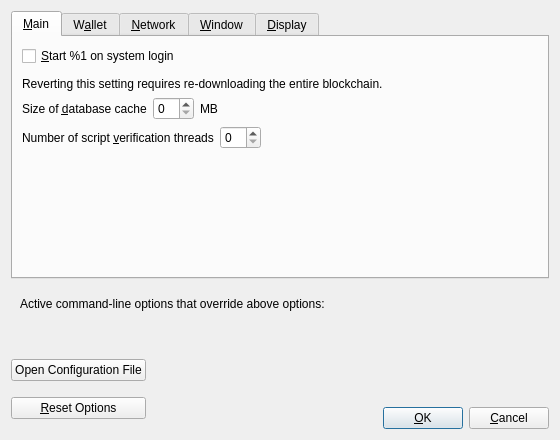
<?xml version="1.0" encoding="UTF-8"?>
<ui version="4.0">
 <class>OptionsDialog</class>
 <widget class="QDialog" name="OptionsDialog">
  <property name="geometry">
   <rect>
    <x>0</x>
    <y>0</y>
    <width>560</width>
    <height>440</height>
   </rect>
  </property>
  <property name="windowTitle">
   <string>Options</string>
  </property>
  <property name="modal">
   <bool>true</bool>
  </property>
  <layout class="QVBoxLayout" name="verticalLayout">
   <item>
    <widget class="QTabWidget" name="tabWidget">
     <property name="currentIndex">
      <number>0</number>
     </property>
     <widget class="QWidget" name="tabMain">
      <attribute name="title">
       <string>&amp;Main</string>
      </attribute>
      <layout class="QVBoxLayout" name="verticalLayout_Main">
       <item>
        <widget class="QCheckBox" name="pocketcoinAtStartup">
         <property name="toolTip">
          <string>Automatically start %1 after logging in to the system.</string>
         </property>
         <property name="text">
          <string>&amp;Start %1 on system login</string>
         </property>
        </widget>
       </item>

       <item>
        <spacer name="horizontalSpacer_0_Main">
         <property name="orientation">
          <enum>Qt::Horizontal</enum>
         </property>
         <property name="sizeHint" stdset="0">
          <size>
           <width>40</width>
           <height>5</height>
          </size>
         </property>
        </spacer>
       </item>

       <!--
       <item>
       <layout class="QHBoxLayout" name="horizontalLayout_Main_Prune">
        <item>
         <widget class="QCheckBox" name="prune">
          <property name="toolTip">
           <string>Disables some advanced features but all blocks will still be fully validated. Reverting this setting requires re-downloading the entire blockchain. Actual disk usage may be somewhat higher.</string>
          </property>
          <property name="text">
           <string>Prune &amp;block storage to</string>
          </property>
         </widget>
        </item>
        <item>
         <widget class="QSpinBox" name="pruneSize"/>
        </item>
         <item>
          <widget class="QLabel" name="pruneSizeUnitLabel">
           <property name="text">
            <string>GB</string>
           </property>
           <property name="textFormat">
            <enum>Qt::PlainText</enum>
           </property>
          </widget>
         </item>
         <item>
          <spacer name="horizontalSpacer_Main_Prune">
           <property name="orientation">
            <enum>Qt::Horizontal</enum>
           </property>
           <property name="sizeHint" stdset="0">
            <size>
             <width>40</width>
             <height>20</height>
            </size>
           </property>
          </spacer>
         </item>
        </layout>
       </item>
        -->

       <item>
        <widget class="QLabel" name="pruneWarning">
         <property name="text">
          <string>Reverting this setting requires re-downloading the entire blockchain.</string>
         </property>
         <property name="textFormat">
          <enum>Qt::PlainText</enum>
         </property>
        </widget>
       </item>
       <item>
        <layout class="QHBoxLayout" name="horizontalLayout_2_Main">
         <item>
          <widget class="QLabel" name="databaseCacheLabel">
           <property name="text">
            <string>Size of &amp;database cache</string>
           </property>
           <property name="textFormat">
            <enum>Qt::PlainText</enum>
           </property>
           <property name="buddy">
            <cstring>databaseCache</cstring>
           </property>
          </widget>
         </item>
         <item>
          <widget class="QSpinBox" name="databaseCache"/>
         </item>
         <item>
          <widget class="QLabel" name="databaseCacheUnitLabel">
           <property name="text">
            <string>MB</string>
           </property>
           <property name="textFormat">
            <enum>Qt::PlainText</enum>
           </property>
          </widget>
         </item>
         <item>
          <spacer name="horizontalSpacer_2_Main">
           <property name="orientation">
            <enum>Qt::Horizontal</enum>
           </property>
           <property name="sizeHint" stdset="0">
            <size>
             <width>40</width>
             <height>20</height>
            </size>
           </property>
          </spacer>
         </item>
        </layout>
       </item>
       <item>
        <layout class="QHBoxLayout" name="horizontalLayout_Main_VerifyLabel">
         <item>
          <widget class="QLabel" name="threadsScriptVerifLabel">
           <property name="text">
            <string>Number of script &amp;verification threads</string>
           </property>
           <property name="textFormat">
            <enum>Qt::PlainText</enum>
           </property>
           <property name="buddy">
            <cstring>threadsScriptVerif</cstring>
           </property>
          </widget>
         </item>
         <item>
          <widget class="QSpinBox" name="threadsScriptVerif">
           <property name="toolTip">
            <string>(0 = auto, &lt;0 = leave that many cores free)</string>
           </property>
          </widget>
         </item>
         <item>
          <spacer name="horizontalSpacer_Main_Threads">
           <property name="orientation">
            <enum>Qt::Horizontal</enum>
           </property>
           <property name="sizeHint" stdset="0">
            <size>
             <width>40</width>
             <height>20</height>
            </size>
           </property>
          </spacer>
         </item>
        </layout>
       </item>
       <item>
        <spacer name="verticalSpacer_Main">
         <property name="orientation">
          <enum>Qt::Vertical</enum>
         </property>
         <property name="sizeHint" stdset="0">
          <size>
           <width>20</width>
           <height>40</height>
          </size>
         </property>
        </spacer>
       </item>
      </layout>
     </widget>
     <widget class="QWidget" name="tabWallet">
      <attribute name="title">
       <string>W&amp;allet</string>
      </attribute>
      <layout class="QVBoxLayout" name="verticalLayout_Wallet">
       <item>
        <widget class="QGroupBox" name="groupBox">
         <property name="title">
          <string>Expert</string>
         </property>
         <layout class="QVBoxLayout" name="verticalLayout_2">
          <item>
           <widget class="QCheckBox" name="coinControlFeatures">
            <property name="toolTip">
             <string>Whether to show coin control features or not.</string>
            </property>
            <property name="text">
             <string>Enable coin &amp;control features</string>
            </property>
           </widget>
          </item>
          <item>
           <widget class="QCheckBox" name="spendZeroConfChange">
            <property name="toolTip">
             <string>If you disable the spending of unconfirmed change, the change from a transaction cannot be used until that transaction has at least one confirmation. This also affects how your balance is computed.</string>
            </property>
            <property name="text">
             <string>&amp;Spend unconfirmed change</string>
            </property>
           </widget>
          </item>
         </layout>
        </widget>
       </item>
       <item>
        <spacer name="verticalSpacer_Wallet">
         <property name="orientation">
          <enum>Qt::Vertical</enum>
         </property>
         <property name="sizeHint" stdset="0">
          <size>
           <width>20</width>
           <height>40</height>
          </size>
         </property>
        </spacer>
       </item>
      </layout>
     </widget>
     <widget class="QWidget" name="tabNetwork">
      <attribute name="title">
       <string>&amp;Network</string>
      </attribute>
      <layout class="QVBoxLayout" name="verticalLayout_Network">
       <item>
        <widget class="QCheckBox" name="mapPortUpnp">
         <property name="toolTip">
          <string>Automatically open the Pocketcoin client port on the router. This only works when your router supports UPnP and it is enabled.</string>
         </property>
         <property name="text">
          <string>Map port using &amp;UPnP</string>
         </property>
        </widget>
       </item>
       <item>
        <widget class="QCheckBox" name="allowIncoming">
         <property name="toolTip">
          <string>Accept connections from outside.</string>
         </property>
         <property name="text">
          <string>Allow incomin&amp;g connections</string>
         </property>
        </widget>
       </item>
       <item>
        <widget class="QCheckBox" name="connectSocks">
         <property name="toolTip">
          <string>Connect to the Pocketcoin network through a SOCKS5 proxy.</string>
         </property>
         <property name="text">
          <string>&amp;Connect through SOCKS5 proxy (default proxy):</string>
         </property>
        </widget>
       </item>
       <item>
        <layout class="QHBoxLayout" name="horizontalLayout_1_Network">
         <item>
          <widget class="QLabel" name="proxyIpLabel">
           <property name="text">
            <string>Proxy &amp;IP:</string>
           </property>
           <property name="textFormat">
            <enum>Qt::PlainText</enum>
           </property>
           <property name="buddy">
            <cstring>proxyIp</cstring>
           </property>
          </widget>
         </item>
         <item>
          <widget class="QValidatedLineEdit" name="proxyIp">
           <property name="minimumSize">
            <size>
             <width>140</width>
             <height>0</height>
            </size>
           </property>
           <property name="maximumSize">
            <size>
             <width>140</width>
             <height>16777215</height>
            </size>
           </property>
           <property name="toolTip">
            <string>IP address of the proxy (e.g. IPv4: 127.0.0.1 / IPv6: ::1)</string>
           </property>
          </widget>
         </item>
         <item>
          <widget class="QLabel" name="proxyPortLabel">
           <property name="text">
            <string>&amp;Port:</string>
           </property>
           <property name="textFormat">
            <enum>Qt::PlainText</enum>
           </property>
           <property name="buddy">
            <cstring>proxyPort</cstring>
           </property>
          </widget>
         </item>
         <item>
          <widget class="QLineEdit" name="proxyPort">
           <property name="minimumSize">
            <size>
             <width>55</width>
             <height>0</height>
            </size>
           </property>
           <property name="maximumSize">
            <size>
             <width>55</width>
             <height>16777215</height>
            </size>
           </property>
           <property name="toolTip">
            <string>Port of the proxy (e.g. 9050)</string>
           </property>
          </widget>
         </item>
         <item>
          <spacer name="horizontalSpacer_1_Network">
           <property name="orientation">
            <enum>Qt::Horizontal</enum>
           </property>
           <property name="sizeHint" stdset="0">
            <size>
             <width>40</width>
             <height>20</height>
            </size>
           </property>
          </spacer>
         </item>
        </layout>
       </item>
       <item>
        <layout class="QHBoxLayout" name="horizontalLayout_2_Network">
         <item>
          <widget class="QLabel" name="proxyActiveNets">
           <property name="text">
            <string>Used for reaching peers via:</string>
           </property>
           <property name="textFormat">
            <enum>Qt::PlainText</enum>
           </property>
          </widget>
         </item>
         <item>
          <widget class="QCheckBox" name="proxyReachIPv4">
           <property name="enabled">
            <bool>false</bool>
           </property>
           <property name="toolTip">
            <string>Shows if the supplied default SOCKS5 proxy is used to reach peers via this network type.</string>
           </property>
           <property name="text">
            <string/>
           </property>
          </widget>
         </item>
         <item>
          <widget class="QLabel" name="proxyReachIPv4Label">
           <property name="text">
            <string>IPv4</string>
           </property>
           <property name="textFormat">
            <enum>Qt::PlainText</enum>
           </property>
          </widget>
         </item>
         <item>
          <widget class="QCheckBox" name="proxyReachIPv6">
           <property name="enabled">
            <bool>false</bool>
           </property>
           <property name="toolTip">
            <string>Shows if the supplied default SOCKS5 proxy is used to reach peers via this network type.</string>
           </property>
           <property name="text">
            <string/>
           </property>
          </widget>
         </item>
         <item>
          <widget class="QLabel" name="proxyReachIPv6Label">
           <property name="text">
            <string>IPv6</string>
           </property>
           <property name="textFormat">
            <enum>Qt::PlainText</enum>
           </property>
          </widget>
         </item>
         <item>
          <widget class="QCheckBox" name="proxyReachTor">
           <property name="enabled">
            <bool>false</bool>
           </property>
           <property name="toolTip">
            <string>Shows if the supplied default SOCKS5 proxy is used to reach peers via this network type.</string>
           </property>
           <property name="text">
            <string/>
           </property>
          </widget>
         </item>
         <item>
          <widget class="QLabel" name="proxyReachTorLabel">
           <property name="text">
            <string>Tor</string>
           </property>
           <property name="textFormat">
            <enum>Qt::PlainText</enum>
           </property>
          </widget>
         </item>
         <item>
          <spacer name="horizontalSpacer_2_Network">
           <property name="orientation">
            <enum>Qt::Horizontal</enum>
           </property>
           <property name="sizeHint" stdset="0">
            <size>
             <width>40</width>
             <height>20</height>
            </size>
           </property>
          </spacer>
         </item>
        </layout>
       </item>
       <item>
        <widget class="QCheckBox" name="connectSocksTor">
         <property name="toolTip">
          <string>Connect to the Pocketcoin network through a separate SOCKS5 proxy for Tor hidden services.</string>
         </property>
         <property name="text">
          <string>Use separate SOCKS&amp;5 proxy to reach peers via Tor hidden services:</string>
         </property>
        </widget>
       </item>
       <item>
        <layout class="QHBoxLayout" name="horizontalLayout_3_Network">
         <item>
          <widget class="QLabel" name="proxyIpTorLabel">
           <property name="text">
            <string>Proxy &amp;IP:</string>
           </property>
           <property name="textFormat">
            <enum>Qt::PlainText</enum>
           </property>
           <property name="buddy">
            <cstring>proxyIpTor</cstring>
           </property>
          </widget>
         </item>
         <item>
          <widget class="QValidatedLineEdit" name="proxyIpTor">
           <property name="minimumSize">
            <size>
             <width>140</width>
             <height>0</height>
            </size>
           </property>
           <property name="maximumSize">
            <size>
             <width>140</width>
             <height>16777215</height>
            </size>
           </property>
           <property name="toolTip">
            <string>IP address of the proxy (e.g. IPv4: 127.0.0.1 / IPv6: ::1)</string>
           </property>
          </widget>
         </item>
         <item>
          <widget class="QLabel" name="proxyPortTorLabel">
           <property name="text">
            <string>&amp;Port:</string>
           </property>
           <property name="textFormat">
            <enum>Qt::PlainText</enum>
           </property>
           <property name="buddy">
            <cstring>proxyPortTor</cstring>
           </property>
          </widget>
         </item>
         <item>
          <widget class="QLineEdit" name="proxyPortTor">
           <property name="minimumSize">
            <size>
             <width>55</width>
             <height>0</height>
            </size>
           </property>
           <property name="maximumSize">
            <size>
             <width>55</width>
             <height>16777215</height>
            </size>
           </property>
           <property name="toolTip">
            <string>Port of the proxy (e.g. 9050)</string>
           </property>
          </widget>
         </item>
         <item>
          <spacer name="horizontalSpacer_4_Network">
           <property name="orientation">
            <enum>Qt::Horizontal</enum>
           </property>
           <property name="sizeHint" stdset="0">
            <size>
             <width>40</width>
             <height>20</height>
            </size>
           </property>
          </spacer>
         </item>
        </layout>
       </item>
       <item>
        <spacer name="verticalSpacer_Network">
         <property name="orientation">
          <enum>Qt::Vertical</enum>
         </property>
         <property name="sizeHint" stdset="0">
          <size>
           <width>20</width>
           <height>40</height>
          </size>
         </property>
        </spacer>
       </item>
      </layout>
     </widget>
     <widget class="QWidget" name="tabWindow">
      <attribute name="title">
       <string>&amp;Window</string>
      </attribute>
      <layout class="QVBoxLayout" name="verticalLayout_Window">
       <item>
        <widget class="QCheckBox" name="hideTrayIcon">
         <property name="toolTip">
          <string>Hide the icon from the system tray.</string>
         </property>
         <property name="text">
          <string>&amp;Hide tray icon</string>
         </property>
        </widget>
       </item>
       <item>
        <widget class="QCheckBox" name="minimizeToTray">
         <property name="toolTip">
          <string>Show only a tray icon after minimizing the window.</string>
         </property>
         <property name="text">
          <string>&amp;Minimize to the tray instead of the taskbar</string>
         </property>
        </widget>
       </item>
       <item>
        <widget class="QCheckBox" name="minimizeOnClose">
         <property name="toolTip">
          <string>Minimize instead of exit the application when the window is closed. When this option is enabled, the application will be closed only after selecting Exit in the menu.</string>
         </property>
         <property name="text">
          <string>M&amp;inimize on close</string>
         </property>
        </widget>
       </item>
       <item>
        <widget class="QCheckBox" name="disableNotifications">
         <property name="toolTip">
          <string>Disable notifications for outgoing and incoming transactions.</string>
         </property>
         <property name="text">
          <string>&amp;Disable notifications</string>
         </property>
        </widget>
       </item>
       <item>
        <spacer name="verticalSpacer_Window">
         <property name="orientation">
          <enum>Qt::Vertical</enum>
         </property>
         <property name="sizeHint" stdset="0">
          <size>
           <width>20</width>
           <height>40</height>
          </size>
         </property>
        </spacer>
       </item>
      </layout>
     </widget>
     <widget class="QWidget" name="tabDisplay">
      <attribute name="title">
       <string>&amp;Display</string>
      </attribute>
      <layout class="QVBoxLayout" name="verticalLayout_Display">
       <item>
        <layout class="QHBoxLayout" name="horizontalLayout_1_Display">
         <item>
          <widget class="QLabel" name="langLabel">
           <property name="text">
            <string>User Interface &amp;language:</string>
           </property>
           <property name="textFormat">
            <enum>Qt::PlainText</enum>
           </property>
           <property name="buddy">
            <cstring>lang</cstring>
           </property>
          </widget>
         </item>
         <item>
          <widget class="QValueComboBox" name="lang">
           <property name="toolTip">
            <string>The user interface language can be set here. This setting will take effect after restarting %1.</string>
           </property>
          </widget>
         </item>
        </layout>
       </item>
       <item>
        <layout class="QHBoxLayout" name="horizontalLayout_2_Display">
         <item>
          <widget class="QLabel" name="unitLabel">
           <property name="text">
            <string>&amp;Unit to show amounts in:</string>
           </property>
           <property name="textFormat">
            <enum>Qt::PlainText</enum>
           </property>
           <property name="buddy">
            <cstring>unit</cstring>
           </property>
          </widget>
         </item>
         <item>
          <widget class="QValueComboBox" name="unit">
           <property name="toolTip">
            <string>Choose the default subdivision unit to show in the interface and when sending coins.</string>
           </property>
          </widget>
         </item>
        </layout>
       </item>
       <item>
        <layout class="QHBoxLayout" name="horizontalLayout_3_Display">
         <item>
          <widget class="QLabel" name="thirdPartyTxUrlsLabel">
           <property name="toolTip">
            <string>Third party URLs (e.g. a block explorer) that appear in the transactions tab as context menu items. %s in the URL is replaced by transaction hash. Multiple URLs are separated by vertical bar |.</string>
           </property>
           <property name="text">
            <string>&amp;Third party transaction URLs</string>
           </property>
           <property name="buddy">
            <cstring>thirdPartyTxUrls</cstring>
           </property>
          </widget>
         </item>
         <item>
          <widget class="QLineEdit" name="thirdPartyTxUrls">
           <property name="toolTip">
            <string>Third party URLs (e.g. a block explorer) that appear in the transactions tab as context menu items. %s in the URL is replaced by transaction hash. Multiple URLs are separated by vertical bar |.</string>
           </property>
          </widget>
         </item>
        </layout>
       </item>
       <item>
        <spacer name="verticalSpacer_Display">
         <property name="orientation">
          <enum>Qt::Vertical</enum>
         </property>
         <property name="sizeHint" stdset="0">
          <size>
           <width>20</width>
           <height>40</height>
          </size>
         </property>
        </spacer>
       </item>
      </layout>
     </widget>
    </widget>
   </item>
   <item>
    <widget class="QFrame" name="frame">
     <layout class="QVBoxLayout" name="verticalLayout_Bottom">
      <item>
       <layout class="QHBoxLayout" name="horizontalLayout_Bottom">
        <item>
         <widget class="QLabel" name="overriddenByCommandLineInfoLabel">
          <property name="text">
           <string>Active command-line options that override above options:</string>
          </property>
          <property name="textFormat">
           <enum>Qt::PlainText</enum>
          </property>
         </widget>
        </item>
        <item>
         <spacer name="horizontalSpacer_Bottom">
          <property name="orientation">
           <enum>Qt::Horizontal</enum>
          </property>
          <property name="sizeHint" stdset="0">
           <size>
            <width>40</width>
            <height>20</height>
           </size>
          </property>
         </spacer>
        </item>
       </layout>
      </item>
      <item>
       <widget class="QLabel" name="overriddenByCommandLineLabel">
        <property name="text">
         <string/>
        </property>
        <property name="textFormat">
         <enum>Qt::PlainText</enum>
        </property>
        <property name="wordWrap">
         <bool>true</bool>
        </property>
       </widget>
      </item>
     </layout>
    </widget>
   </item>
   <item>
    <layout class="QHBoxLayout" name="horizontalLayout_Buttons">
     <item>
      <layout class="QVBoxLayout" name="verticalLayout_Buttons">
       <item>
        <widget class="QPushButton" name="openPocketcoinConfButton">
         <property name="toolTip">
          <string>Open the %1 configuration file from the working directory.</string>
         </property>
         <property name="text">
          <string>Open Configuration File</string>
         </property>
         <property name="autoDefault">
          <bool>false</bool>
         </property>
        </widget>
       </item>
       <item>
        <widget class="QPushButton" name="resetButton">
         <property name="toolTip">
          <string>Reset all client options to default.</string>
         </property>
         <property name="text">
          <string>&amp;Reset Options</string>
         </property>
         <property name="autoDefault">
          <bool>false</bool>
         </property>
        </widget>
       </item>
      </layout>
     </item>
     <item>
      <spacer name="horizontalSpacer_1">
       <property name="orientation">
        <enum>Qt::Horizontal</enum>
       </property>
       <property name="sizeHint" stdset="0">
        <size>
         <width>40</width>
         <height>48</height>
        </size>
       </property>
      </spacer>
     </item>
     <item>
      <widget class="QLabel" name="statusLabel">
       <property name="minimumSize">
        <size>
         <width>200</width>
         <height>0</height>
        </size>
       </property>
       <property name="font">
        <font>
         <weight>75</weight>
         <bold>true</bold>
        </font>
       </property>
       <property name="text">
        <string/>
       </property>
       <property name="textFormat">
        <enum>Qt::PlainText</enum>
       </property>
       <property name="wordWrap">
        <bool>true</bool>
       </property>
      </widget>
     </item>
     <item>
      <spacer name="horizontalSpacer_2">
       <property name="orientation">
        <enum>Qt::Horizontal</enum>
       </property>
       <property name="sizeHint" stdset="0">
        <size>
         <width>40</width>
         <height>48</height>
        </size>
       </property>
      </spacer>
     </item>
     <item>
      <layout class="QVBoxLayout" name="verticalLayout_4">
       <item>
        <spacer name="verticalSpacer">
         <property name="orientation">
          <enum>Qt::Vertical</enum>
         </property>
         <property name="sizeHint" stdset="0">
          <size>
           <width>20</width>
           <height>40</height>
          </size>
         </property>
        </spacer>
       </item>
       <item>
        <layout class="QHBoxLayout" name="horizontalLayout">
         <item>
          <widget class="QPushButton" name="okButton">
           <property name="text">
            <string>&amp;OK</string>
           </property>
           <property name="autoDefault">
            <bool>false</bool>
           </property>
           <property name="default">
            <bool>true</bool>
           </property>
          </widget>
         </item>
         <item>
          <widget class="QPushButton" name="cancelButton">
           <property name="text">
            <string>&amp;Cancel</string>
           </property>
           <property name="autoDefault">
            <bool>false</bool>
           </property>
          </widget>
         </item>
        </layout>
       </item>
      </layout>
     </item>
    </layout>
   </item>
  </layout>
 </widget>
 <customwidgets>
  <customwidget>
   <class>QValidatedLineEdit</class>
   <extends>QLineEdit</extends>
   <header>qt/qvalidatedlineedit.h</header>
  </customwidget>
  <customwidget>
   <class>QValueComboBox</class>
   <extends>QComboBox</extends>
   <header>qt/qvaluecombobox.h</header>
  </customwidget>
 </customwidgets>
 <resources/>
 <connections/>
</ui>
